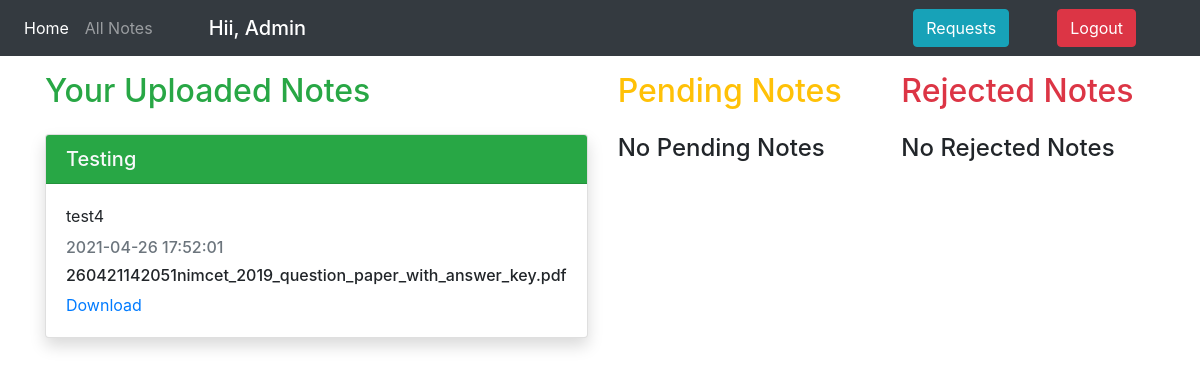
/Frontend/Profile.php (signed in), run on the app's committed database.
### tables this page shows
CREATE TABLE `notes` (
  `id` int(11) NOT NULL,
  `filename` varchar(255) NOT NULL,
  `heading` varchar(255) NOT NULL,
  `message` varchar(255) NOT NULL,
  `time` datetime NOT NULL DEFAULT current_timestamp(),
  `user` varchar(255) NOT NULL,
  `size` int(11) NOT NULL
);

### Backend/post.php (called while the page is built, shortened)
<?php
$set = $_SESSION['email'];
?>

### Backend/usernotes.php (the view)
<?php
$sql = "SELECT * FROM `notes` WHERE `user`= '$set'";
$result = mysqli_query($con, $sql);
$num = mysqli_num_rows($result);
if ($num > 0) {
    while ($fetch = mysqli_fetch_assoc($result)) {
        echo '
    <div class="card my-4 shadow" >
    <div class="card-header d-flex justify-content-between bg-success">
            <h5 class="my-auto text-light">'  . $fetch['heading'] .  '</h5>
              </div>
            <div class="card-body">
            <p class="card-text">
                ' . $fetch["message"] . '
            </p>
            <h6 class="card-subtitle mb-2 text-muted"> ' . $fetch["time"] . ' </h6>
            <h6>' . $fetch['filename'] . '</h6><span><a href="../backend/downloads.php?file_id=' . $fetch['id'] . '">Download</a></span>
        </div>
    </div>';
    }
} else {
    echo '<h4 class="pt-3">No Notes To Display</h4>';
}

### data on the page
notes: heading "Testing", message "test4", time "2021-04-26 17:52:01", filename "260421142051nimcet_2019_question_paper_with_answer_key.pdf"

### other printed values
$_SESSION['name'] "Admin"
